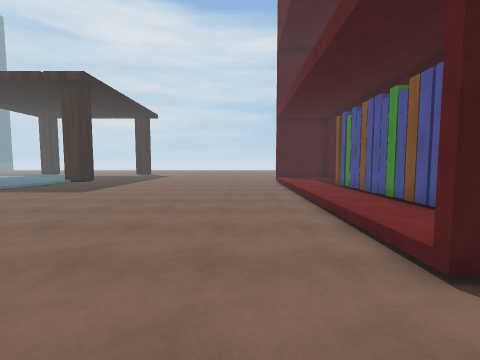
View 1 (above)

21 first-person views from a walk through a 3-D level made in the Unity game engine. The camera is 1.5 m above the floor, tilts 4° down and sees 90° across. The floor is counted in squares, 1 m on a side. Each view is taken from the middle of a square. On the plan, view 1 faces up. The plan holds only what a view shows up to about 13 squares ahead; the rest is blank. The place goes on beyond the plan.

View 2
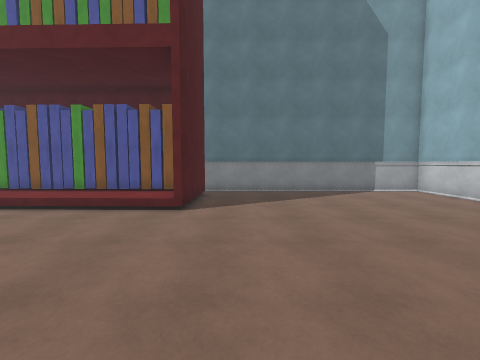

View 3
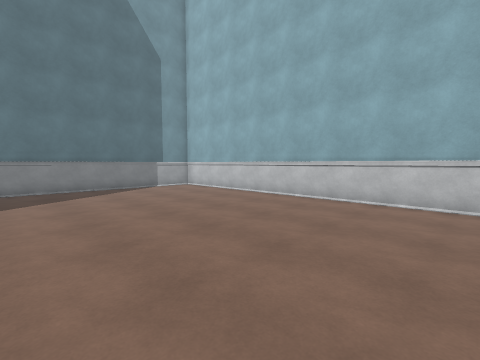

View 4
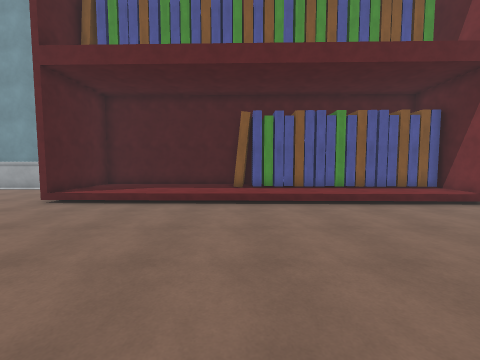

View 5
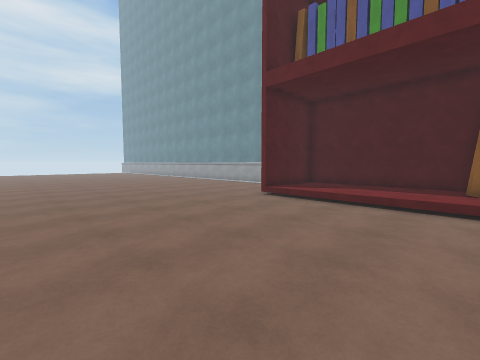

View 6
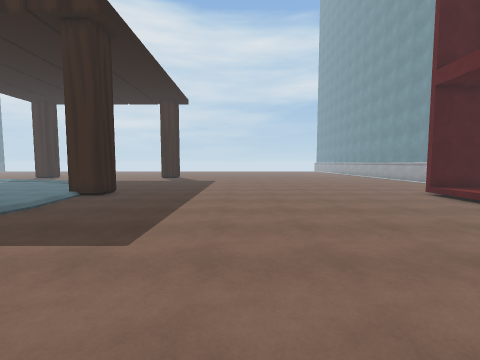

View 7
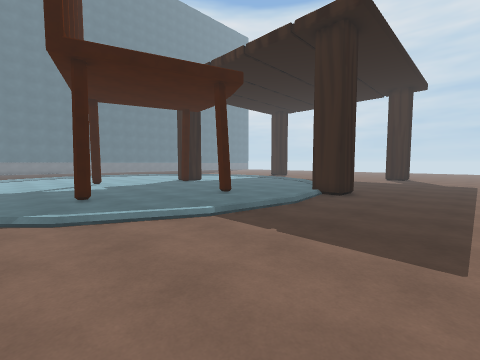

View 8
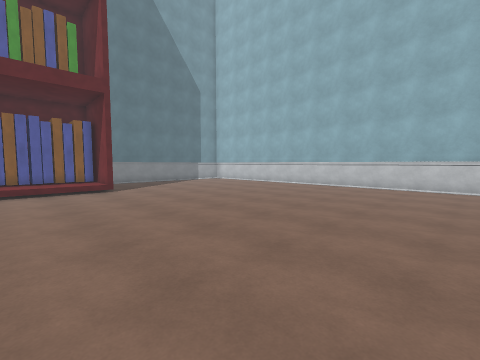

View 9
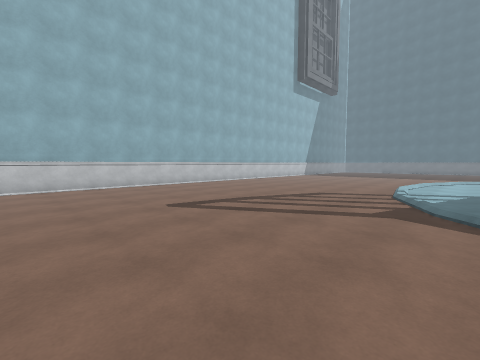

View 10
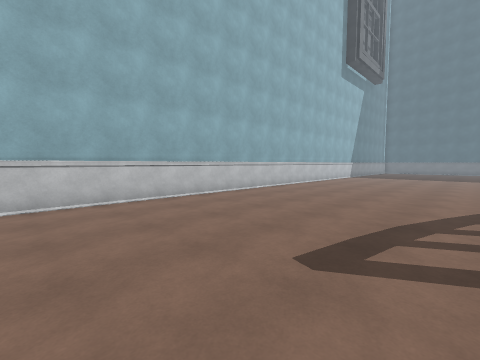

View 11
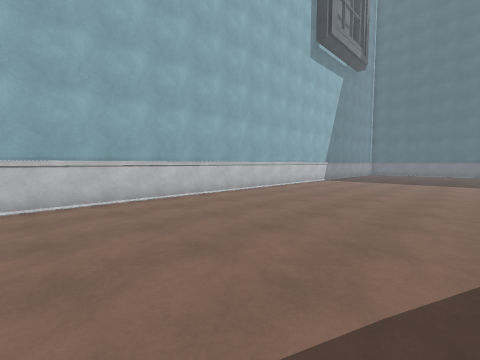

View 12
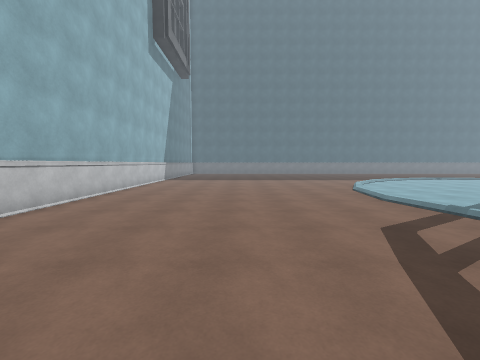

View 13
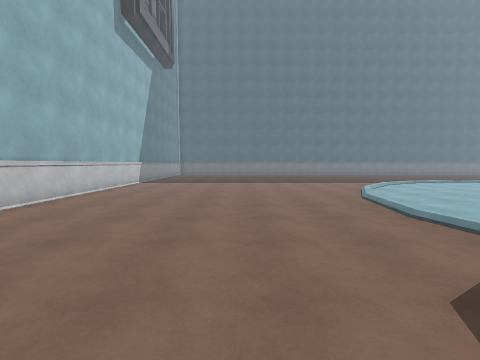

View 14
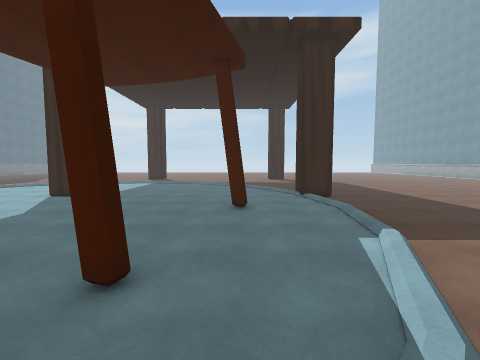

View 15
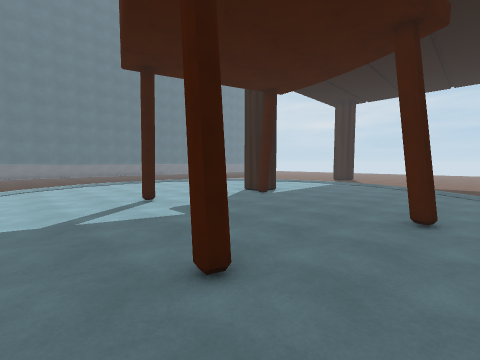

View 16
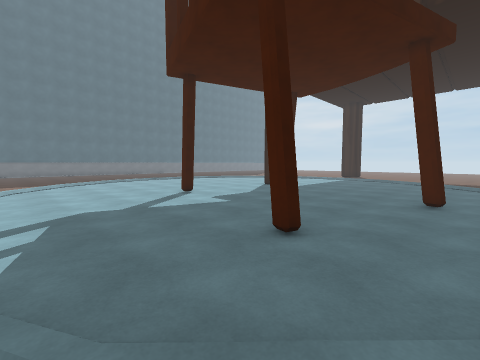

View 17
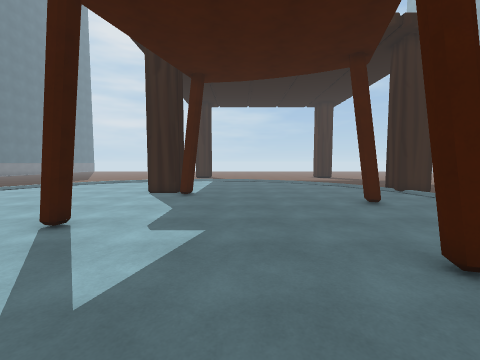

View 18
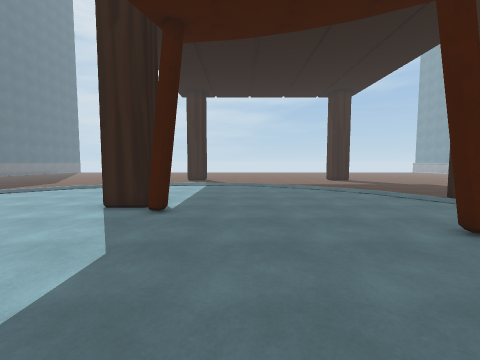

View 19
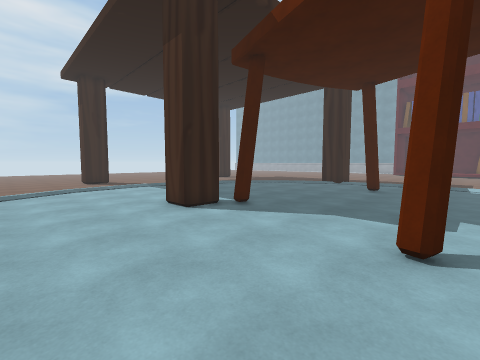

View 20
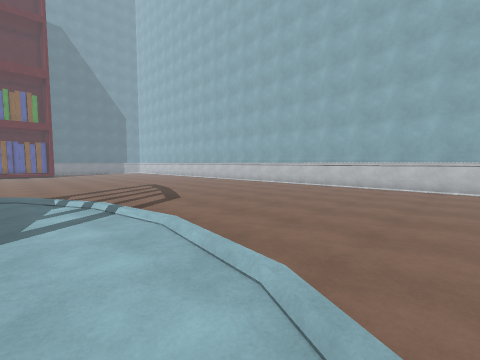

View 21
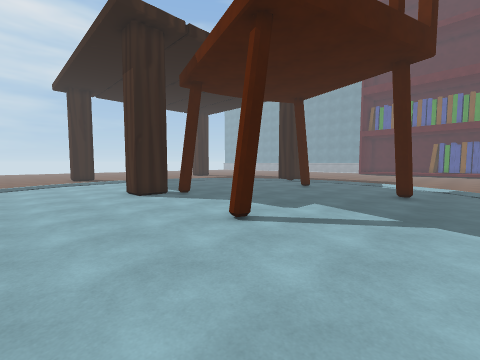

### Floor plan
Key: @ floor where view 1 was taken; # wall or solid block; . main floor; : floor 0.5 m higher than the main floor; / step, stairs or slope; B books.
Columns run from 31 left of view 1 to 8 right of it. Each row starts with its distance up from view 1.
 24 ............../   .. ... .......     ..
 23 .............../  ...... ........   ...
 22 ................/ ...... ......... ...
 21 ................// ..................
 20 ....###..........###................
 19 ....###..........###..............#####
 18 ......#.........../.............../:::#
 17 ................../.............../:::#
 16 ..............#.../.............../:::#
 15 ................../.............../:::#
 14 ................../.............../:::#
 13 ..................................::::#
 12 ................./................::BB#
 11 ................./................::BB#
 10 ............#.../.................::BB
  9 ................/.................::BB
  8 .............../..................::BB
  7 ............../...................::BB#
  6 /...........//....................::BB#
  5 .//.......//......................::BB
  4 ....//////........................::BB
  3 ..................................###B##
  2 .......................................#
  1 .......................................#
  0 ...............................@.......#
 -1 .......................................#
 -2 .......................................#
 -3 .......................................#
 -4 .......................................#
 -5 .......................................#
 -6 .......................................#
 -7 .......................................#
 -8 .................................. ....#
 -9 ##################################  ####

Positions as (right, up) in squares from view 1, and headings:
1: (0, 0), facing up
2: (-5, 1), facing right
3: (-7, 1), facing down-right
4: (-6, 12), facing right
5: (-6, 12), facing up-right
6: (-6, 8), facing up
7: (-8, 8), facing up-left
8: (-11, 7), facing down-right
9: (-9, 7), facing down-left
10: (-10, 1), facing down-left
11: (-16, 1), facing down-left
12: (-15, -2), facing left
13: (-18, -1), facing left
14: (-17, 7), facing up
15: (-16, 8), facing up-left
16: (-16, 6), facing up-left
17: (-22, 7), facing up
18: (-22, 11), facing up
19: (-31, 12), facing up-right
20: (-30, 7), facing down-right
21: (-31, 8), facing up-right
